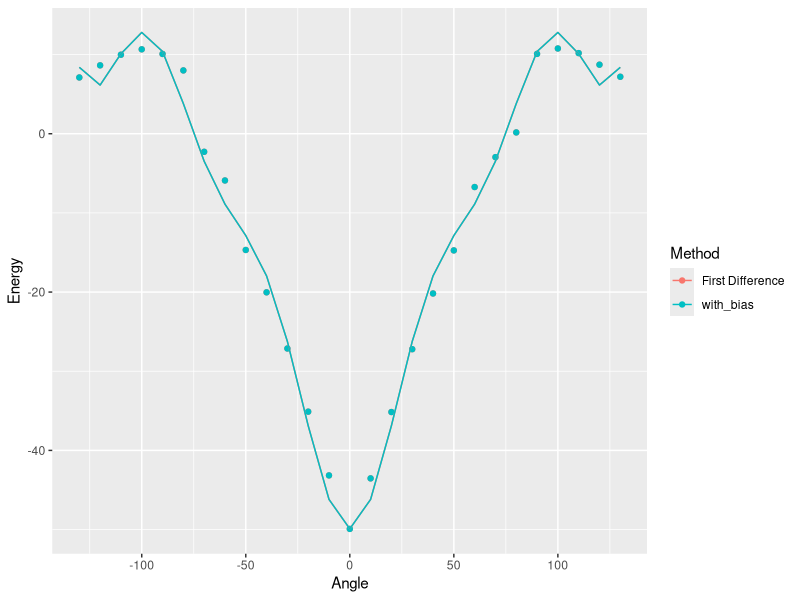
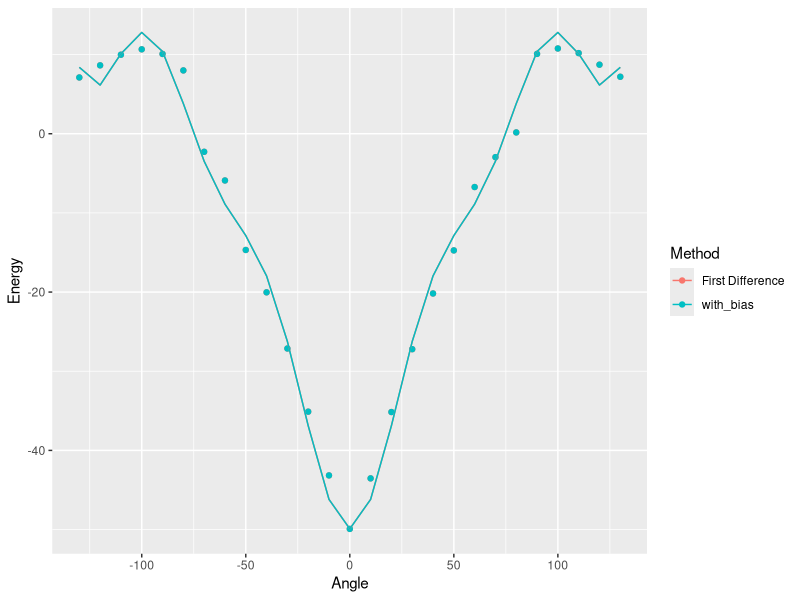

Source code (R) for these figures, in order:
library('tidyverse')


RB <- function(C0,C1,C2,C3,C4,C5,Angle){
	V <-    C0*cos(Angle*0.0174533)^0 + 
		C1*cos(Angle*0.0174533)^1 + 
		C2*cos(Angle*0.0174533)^2 + 
		C3*cos(Angle*0.0174533)^3 + 
		C4*cos(Angle*0.0174533)^4 + 
		C5*cos(Angle*0.0174533)^5
	return(V)
}

RB_fit <- function(D) {
	nls(Energy~RB(C0,C1,C2,C3,C4,C5,Angle), 
		start=list(C0=10,C1=-20,C2=-72,C3=50,C4=10,C5=10), 
		data=D,
		weights=(1/abs(Angle+0.01)),
		nls.control(maxiter=1000)) 
}

bin <- function(D,n){
	binned <- data.frame(Angle=0, Energy=0)	
	bin_size <- as.integer(nrow(D)/n)
	for (i in 0:n){
		j <- i * bin_size
		binned[i,1] = mean(D[j:j+bin_size,1])
		binned[i,2] = mean(D[j:j+bin_size,2])
	}
	return(binned)
}

bias <- function(Angle,FL){
  S <- ((1/(pi)) * ( FL / (FL^2 + Angle^2)))
  return(S)
}


gaussian_b3lyp <- read.table("b3lyp_data.txt") %>% 
	rename(Angle=V1, Energy=V2) %>%
	mutate(Angle = round(Angle)) %>% 
	mutate(Method="B3LYP") %>%
	mutate(Energy= Energy*27211.4/10.36) %>%
	mutate(Energy = Energy - min(Energy)) %>%
	mutate(Angle = ifelse((Angle>180 & Angle<=360),Angle-360,Angle)) %>%
	arrange(Angle)  

gaussian_w <- read.table("w_data.txt") %>% 
	rename(Angle=V1, Energy=V2) %>%
	mutate(Angle = round(Angle)) %>% 
	mutate(Method="WB97XD") %>%
	mutate(Energy= Energy*27211.4/10.36) %>%
	mutate(Energy = Energy - min(Energy)) %>%
	mutate(Angle = ifelse((Angle>180 & Angle<=360),Angle-360,Angle)) %>%
	arrange(Angle)

MD_scan_off <- read.table("MD_scan_off.txt") %>%
	rename(Angle=V1, Energy=V2) %>%
	mutate(Method="MD_potential_off") %>%
	mutate(Energy = Energy - min(Energy)) 

MD_scan_on <- read.table("MD_scan_on.txt") %>%
	rename(Angle=V1, Energy=V2) %>%
	mutate(Method="MD_potential_on") %>%
	mutate(Energy = Energy - min(Energy)) 

Data <- bind_rows(gaussian_b3lyp, MD_scan_off, MD_scan_on) %>%
	group_by(Method) %>% 
	nest() %>%
	mutate(
		model = map(data, RB_fit),
		fit = map(model, predict)
	) %>% 
	unnest(c(data, fit))



range <- 170
on_range <- Data %>% 
	filter(Method=="MD_potential_on") %>%
	select(Method, Angle, Energy) %>%
	filter(Angle<=range & Angle>=-range) 

off_range <- Data %>% 
	filter(Method=="MD_potential_off") %>%
	select(Method, Angle, Energy) %>%
	filter(Angle<=range & Angle>=-range)

QCC_range <- Data %>%
	filter(Method=="B3LYP") %>%
	select(Method, Angle, Energy) %>%
	filter(Angle<=range & Angle>=-range) %>%
	filter(Energy>0) 

First_Difference <- QCC_range %>% ungroup() %>%
	mutate(Method="First Difference") %>%
	mutate(Energy= QCC_range$Energy - off_range$Energy) %>%
	filter(Energy > -200) 

bias <- First_Difference %>% ungroup() %>%
	mutate(Method="Bias") %>%
	mutate(Energy = -bias(Angle=Angle,FL=1)*0) 

Difference_with_bias <- First_Difference %>% ungroup() %>%
	mutate(Energy = First_Difference$Energy + bias$Energy) %>%
	mutate(Method = "with_bias") 

bind_rows(First_Difference, Difference_with_bias) %>%
	group_by(Method) %>% 
	nest() %>%
	mutate(
		model = map(data, RB_fit),
		fit = map(model, predict)
	) %>% 
	unnest(c(data, fit)) %>%
	ggplot(aes(x=Angle,y=Energy, color=Method)) + 
		geom_point() + 
		geom_line(aes(y=fit))
	ggsave("Difference.pdf")

Difference_with_bias %>% RB_fit(.) %>% print() 
